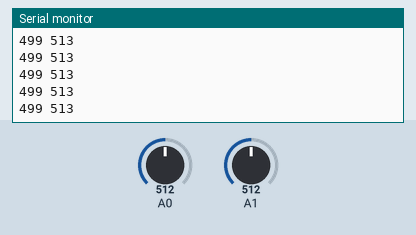
The sketch below on a simulated Arduino Uno, built with avr-gcc and run on an emulated ATmega328P. Parts: the last lines printed to the serial monitor. The inputs (shaded band) are chosen by the test bench; at power-on: A0 = 512, A1 = 512.

Above: at 1.2 s.
1.3 s: A0 set to 716
At 2.3 s:
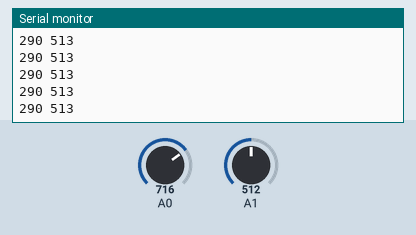
4.3 s: A1 set to 716
At 4.8 s:
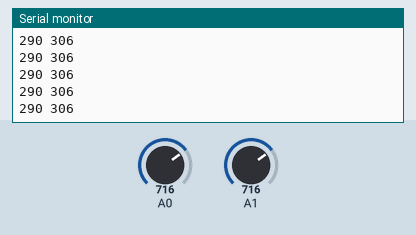
5.8 s: A0 set to 900
At 6.3 s:
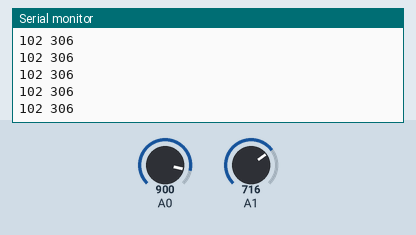
7.3 s: A1 set to 900
At 8.0 s:
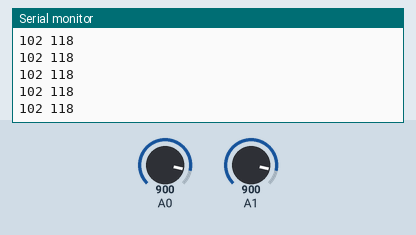
Timing chart, 0 to 9.8 s (numbered marks = the images above; inputs shaded):
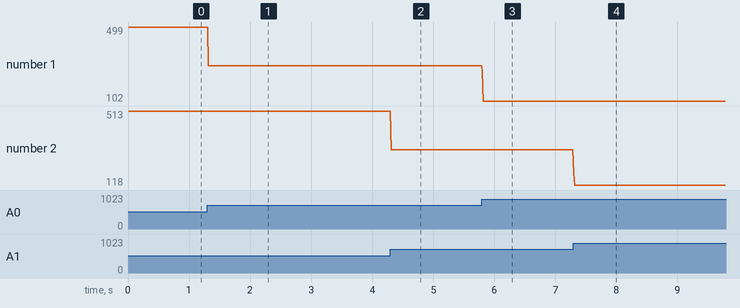

Measured:
- after the input at 1.3 s, the serial monitor: prints a new line at once (image 1)
- after the input at 4.3 s, the serial monitor: prints a new line at once (image 2)
- after the input at 5.8 s, the serial monitor: prints a new line at once (image 3)
- after the input at 7.3 s, the serial monitor: prints a new line at once (image 4)
- plotted number 1: 499 → 290 after the input at 1.3 s, 290 → 102 after the input at 5.8 s
- plotted number 2: 513 → 306 after the input at 4.3 s, 306 → 118 after the input at 7.3 s

The sketch:

collective_single_throttle_mk3.ino
```cpp
#define SINGLE_COLLECTIVE_I2C_ADDRESS 12 // do not change this!

#include <Wire.h>

#define CALIBRATE

uint16_t z,rz;
byte data[4];

uint8_t filter_counter_z = 6;
uint8_t filter_counter_rz = 6;

void setup()
{
  pinMode(10, OUTPUT);           // power up the pot board
  digitalWrite(10, HIGH);
  Wire.begin(SINGLE_COLLECTIVE_I2C_ADDRESS);                // join i2c bus with address #11
  Wire.onRequest(requestEvent); // register event
  #if defined(CALIBRATE)
    Serial.begin(9600);           // start serial for output
  #endif
}

void loop()
{
  z = filteredRead(A0,filter_counter_z);
  rz = filteredRead(A1,filter_counter_rz);
  // we have 200 degree turn instead of 300, so a little adjustment is necessary
  // uncomment #define CALIBRATE statement and change 2nd and 3rd values to physical min and max
  // of your lever


  z = map(z,0,999,1023,0);
  rz = map(rz,10,1016,1023,0);

  if ((z > 1023) && (z < 30000))
  {
    z = 1023;
  }

  if ((rz > 1023) && (rz < 30000))
  {
    rz = 1023;
  }

  if (z > 30000)
  {
    z = 0;
  }

  if (rz > 30000)
  {
    rz = 0;
  }

  #if defined(CALIBRATE)
    Serial.print(z);
    Serial.print(" ");
    Serial.println(rz);
  #endif
}

// function that executes whenever data is received from master
// this function is registered as an event, see setup()
void requestEvent() {
  data[0] = (z >> 8) & 0xFF;
  data[1] = z & 0xFF;
  data[2] = (rz >> 8) & 0xFF;
  data[3] = rz & 0xFF;
  Wire.write(data,4);
}

uint16_t filteredRead (uint16_t input,uint8_t filter_counter)
{
  uint32_t filter = 0;
  for (uint8_t i=0;i<filter_counter;i++)
  {
      filter+= analogRead(input);
      delay(1);
  }

  uint16_t val = filter/filter_counter;
  return val;

}
```
